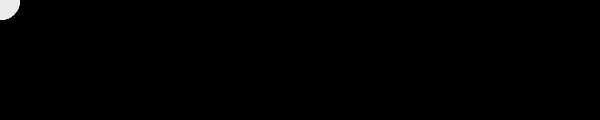
Frame 1 (no input)
Frame 60 (no input): identical to frame 1, image omitted
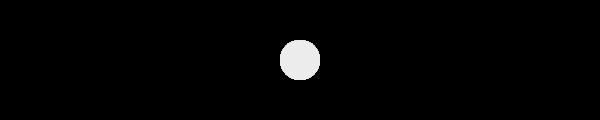
Frame 120 (the mouse pressed at the canvas centre since frame 60)

The p5.js sketch that drew these frames (run headless with seeded random() and noise() and a simulated clock; from frame 60 on, the mouse is pressed at the canvas centre):

// p5.js sketch
// ── sketch.js
var num = 60;
var x = [];
var y = [];

function setup() {
  createCanvas(600, 120);
  noStroke();

  for (var i = 0; i < num; i++) {
    x[i] = 0;
    y[i] = 0;
  }
}

function draw() {
  background(0);
  // Copy array values from back to front
  
  for (var i = x.length-1; i > 0; i--) {
    x[i] = x[i-1];
    y[i] = y[i-1];
  }
  x[0] = mouseX; // Set the first element

  y[0] = mouseY; // Set the first element
  
  for (var i = 0; i < x.length; i++) {
    fill(i * 4);
    ellipse(x[i], y[i], 40, 40);
  }
}
